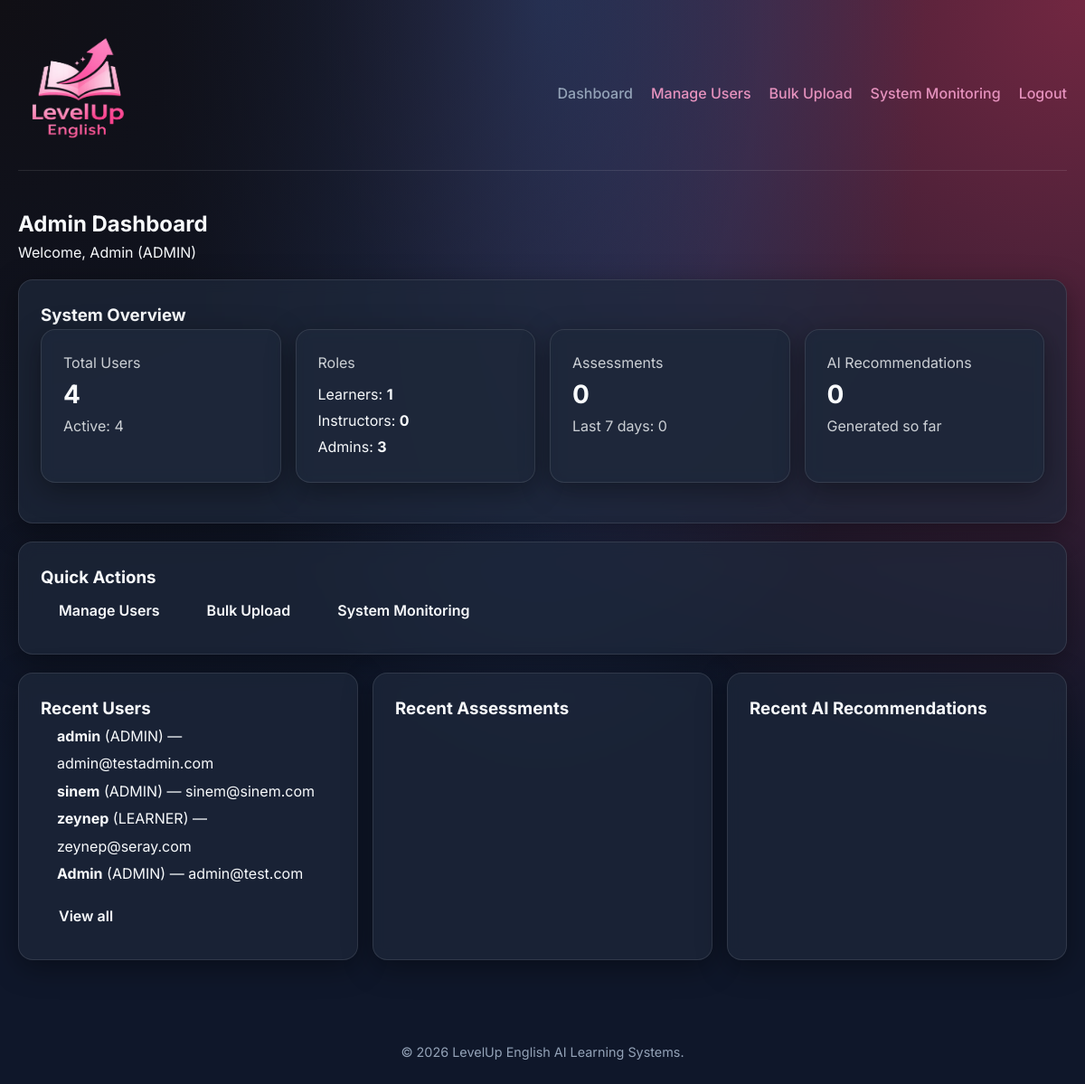
/admin/dashboard.php (signed in), run on an earlier commit of the app's database.
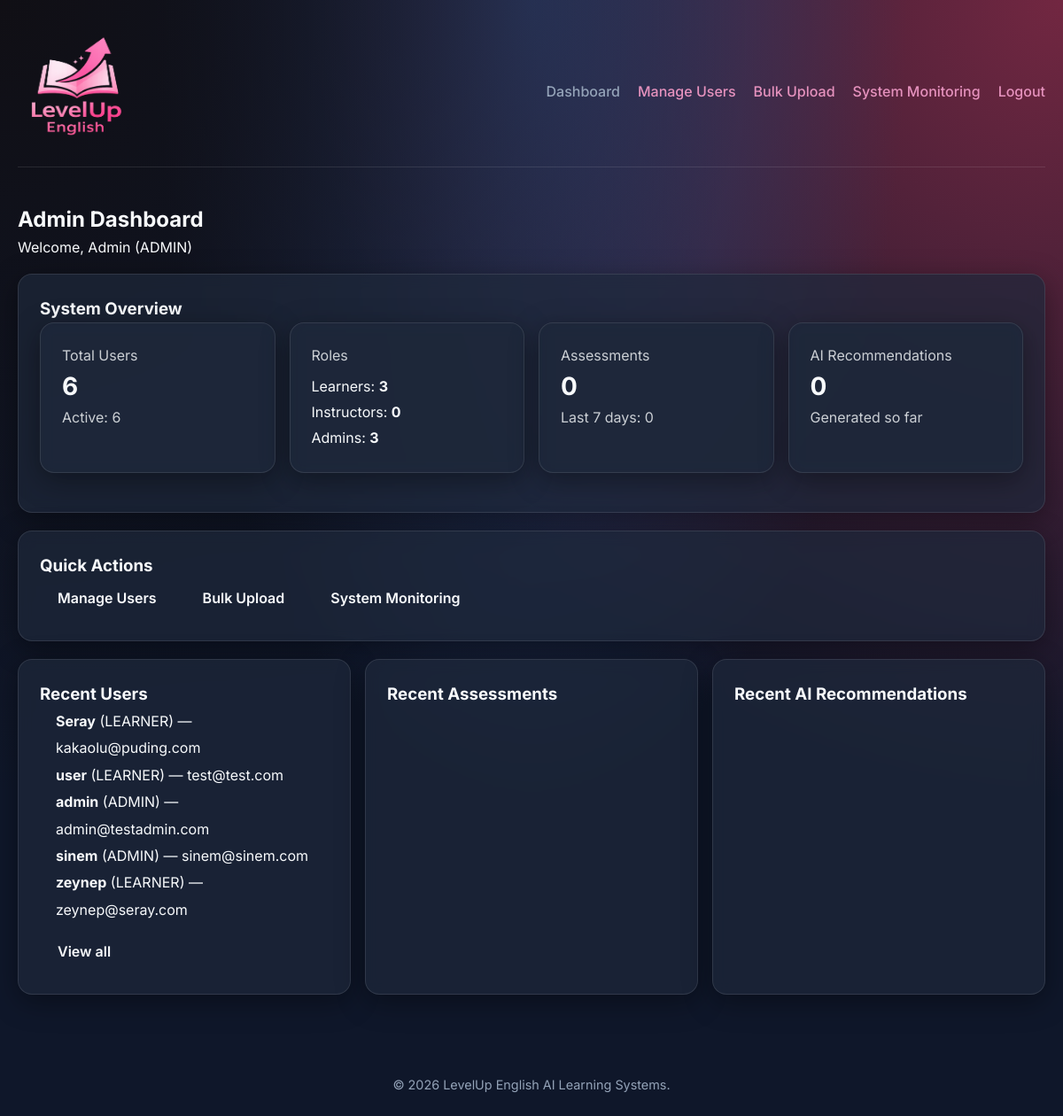
And on a later commit of the database.
### tables this page shows
CREATE TABLE `users` (
  `id` int(11) NOT NULL,
  `name` varchar(120) NOT NULL,
  `education_level` varchar(100) DEFAULT NULL,
  `email` varchar(190) NOT NULL,
  `password_hash` varchar(255) NOT NULL,
  `role` enum('ADMIN','INSTRUCTOR','LEARNER') NOT NULL DEFAULT 'LEARNER',
  `reset_token` varchar(255) DEFAULT NULL,
  `reset_token_expiry` datetime DEFAULT NULL,
  `active` tinyint(1) NOT NULL DEFAULT 1,
  `created_at` timestamp NOT NULL DEFAULT current_timestamp(),
  `password_plain` varchar(255) DEFAULT NULL
);

### admin/dashboard.php (the view, shortened to what this page needs)
<?php
require_once __DIR__ . "/../config/db.php";
require_once __DIR__ . "/../includes/header.php";
$totalUsers = (int)$pdo->query("SELECT COUNT(*) FROM users")->fetchColumn();
$activeUsers = (int)$pdo->query("SELECT COUNT(*) FROM users WHERE active=1")->fetchColumn();
$cntLearner = (int)$pdo->query("SELECT COUNT(*) FROM users WHERE role='LEARNER'")->fetchColumn();
$cntInstr   = (int)$pdo->query("SELECT COUNT(*) FROM users WHERE role='INSTRUCTOR'")->fetchColumn();
$cntAdmin   = (int)$pdo->query("SELECT COUNT(*) FROM users WHERE role='ADMIN'")->fetchColumn();
$totalAssessments = (int)$pdo->query("SELECT COUNT(*) FROM assessments")->fetchColumn();
$last7Assessments = (int)$pdo->query("SELECT COUNT(*) FROM assessments WHERE started_at >= (NOW() - INTERVAL 7 DAY)")->fetchColumn();
$totalRecs = (int)$pdo->query("SELECT COUNT(*) FROM ai_recommendations")->fetchColumn();
$recentUsers = $pdo->query("
  SELECT id, name, email, role, created_at
  FROM users
  ORDER BY id DESC
  LIMIT 5
")->fetchAll(PDO::FETCH_ASSOC);
?>
<h2>Admin Dashboard</h2>
<p>Welcome, <?= htmlspecialchars($_SESSION["user"]["name"] ?? "Admin") ?> (ADMIN)</p>
<div class="card" style="margin-top:16px;">
  <h3 style="margin-top:0;">System Overview</h3>
  <div style="display:flex; gap:16px; flex-wrap:wrap;">
    <div class="card" style="min-width:200px; flex:1;">
      <div style="opacity:.8;">Total Users</div>
      <div style="font-size:28px; font-weight:700;"><?= $totalUsers ?></div>
      <div style="opacity:.8;">Active: <?= $activeUsers ?></div>
    </div>
    <div class="card" style="min-width:200px; flex:1;">
      <div style="opacity:.8;">Roles</div>
      <div style="margin-top:8px; line-height:1.8;">
        Learners: <b><?= $cntLearner ?></b><br>
        Instructors: <b><?= $cntInstr ?></b><br>
        Admins: <b><?= $cntAdmin ?></b>
      </div>
    </div>
    <div class="card" style="min-width:200px; flex:1;">
      <div style="opacity:.8;">Assessments</div>
      <div style="font-size:28px; font-weight:700;"><?= $totalAssessments ?></div>
      <div style="opacity:.8;">Last 7 days: <?= $last7Assessments ?></div>
    </div>
    <div class="card" style="min-width:200px; flex:1;">
      <div style="opacity:.8;">AI Recommendations</div>
      <div style="font-size:28px; font-weight:700;"><?= $totalRecs ?></div>
      <div style="opacity:.8;">Generated so far</div>
    </div>
  </div>
</div>
<div class="card" style="margin-top:16px;">
  <h3 style="margin-top:0;">Quick Actions</h3>
  <div style="display:flex; gap:12px; flex-wrap:wrap;">
    <a class="btn" href="/Seng321/admin/users.php">Manage Users</a>
    <a class="btn" href="/Seng321/admin/bulk_upload.php">Bulk Upload</a>
    <a class="btn" href="/Seng321/admin/monitor.php">System Monitoring</a>
  </div>
</div>
<div style="display:flex; gap:16px; flex-wrap:wrap; margin-top:16px;">
  <div class="card" style="flex:1; min-width:320px;">
    <h3 style="margin-top:0;">Recent Users</h3>
    <ul style="margin:0; padding-left:18px; line-height:1.9;">
      <?php foreach ($recentUsers as $u): ?>
        <li>
          <b><?= htmlspecialchars($u["name"]) ?></b>
          (<?= htmlspecialchars($u["role"]) ?>) —
          <?= htmlspecialchars($u["email"]) ?>
        </li>
      <?php endforeach; ?>
    </ul>
    <div style="margin-top:10px;">
      <a class="btn" href="/Seng321/admin/users.php">View all</a>
    </div>
  </div>
  <div class="card" style="flex:1; min-width:320px;">
    <h3 style="margin-top:0;">Recent Assessments</h3>
  </div>
  <div class="card" style="flex:1; min-width:320px;">
    <h3 style="margin-top:0;">Recent AI Recommendations</h3>
  </div>
</div>
<?php require_once __DIR__ . "/../includes/footer.php"; ?>

What changed in the data, as far as the page shows it:
no longer on this page (row unchanged): users: name "Admin", role "ADMIN", email "admin@test.com"
added users: name "Seray", role "LEARNER", email "kakaolu@puding.com"
added users: name "user", role "LEARNER", email "test@test.com"
Also different on the page:
$totalUsers: "4" → "6"
$activeUsers: "4" → "6"
$cntLearner: "1" → "3"
